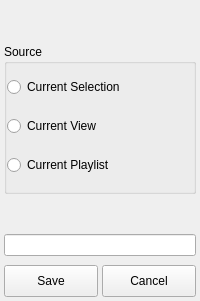
                    <widget class="QWidget" name="page_3">
                     <layout class="QVBoxLayout" name="verticalLayout_25">
                      <property name="spacing">
                       <number>0</number>
                      </property>
                      <property name="margin">
                       <number>4</number>
                      </property>
                      <item>
                       <spacer name="verticalSpacer_2">
                        <property name="orientation">
                         <enum>Qt::Vertical</enum>
                        </property>
                        <property name="sizeHint" stdset="0">
                         <size>
                          <width>20</width>
                          <height>40</height>
                         </size>
                        </property>
                       </spacer>
                      </item>
                      <item>
                       <widget class="QGroupBox" name="groupBox">
                        <property name="sizePolicy">
                         <sizepolicy hsizetype="Preferred" vsizetype="Expanding">
                          <horstretch>0</horstretch>
                          <verstretch>0</verstretch>
                         </sizepolicy>
                        </property>
                        <property name="minimumSize">
                         <size>
                          <width>0</width>
                          <height>150</height>
                         </size>
                        </property>
                        <property name="title">
                         <string>Source</string>
                        </property>
                        <layout class="QVBoxLayout" name="verticalLayout_26">
                         <property name="margin">
                          <number>0</number>
                         </property>
                         <item>
                          <widget class="QRadioButton" name="aListSourceSelection">
                           <property name="text">
                            <string>Current Selection</string>
                           </property>
                           <attribute name="buttonGroup">
                            <string>buttonGroup</string>
                           </attribute>
                          </widget>
                         </item>
                         <item>
                          <widget class="QRadioButton" name="aListSourceView">
                           <property name="text">
                            <string>Current View</string>
                           </property>
                           <attribute name="buttonGroup">
                            <string>buttonGroup</string>
                           </attribute>
                          </widget>
                         </item>
                         <item>
                          <widget class="QRadioButton" name="aListSourcePlaylist">
                           <property name="text">
                            <string>Current Playlist</string>
                           </property>
                           <attribute name="buttonGroup">
                            <string>buttonGroup</string>
                           </attribute>
                          </widget>
                         </item>
                        </layout>
                       </widget>
                      </item>
                      <item>
                       <spacer name="verticalSpacer">
                        <property name="orientation">
                         <enum>Qt::Vertical</enum>
                        </property>
                        <property name="sizeHint" stdset="0">
                         <size>
                          <width>20</width>
                          <height>40</height>
                         </size>
                        </property>
                       </spacer>
                      </item>
                      <item>
                       <widget class="KLineEdit" name="aNewListName">
                        <property name="clickMessage">
                         <string>New List Name</string>
                        </property>
                       </widget>
                      </item>
                      <item>
                       <widget class="QWidget" name="widget" native="true">
                        <layout class="QHBoxLayout" name="horizontalLayout_20">
                         <property name="spacing">
                          <number>4</number>
                         </property>
                         <property name="leftMargin">
                          <number>0</number>
                         </property>
                         <property name="rightMargin">
                          <number>0</number>
                         </property>
                         <property name="bottomMargin">
                          <number>0</number>
                         </property>
                         <item>
                          <widget class="QPushButton" name="saveAudioList">
                           <property name="sizePolicy">
                            <sizepolicy hsizetype="Expanding" vsizetype="Fixed">
                             <horstretch>0</horstretch>
                             <verstretch>0</verstretch>
                            </sizepolicy>
                           </property>
                           <property name="minimumSize">
                            <size>
                             <width>0</width>
                             <height>32</height>
                            </size>
                           </property>
                           <property name="text">
                            <string>Save</string>
                           </property>
                          </widget>
                         </item>
                         <item>
                          <widget class="QPushButton" name="aCancelSaveList">
                           <property name="sizePolicy">
                            <sizepolicy hsizetype="Expanding" vsizetype="Fixed">
                             <horstretch>0</horstretch>
                             <verstretch>0</verstretch>
                            </sizepolicy>
                           </property>
                           <property name="minimumSize">
                            <size>
                             <width>0</width>
                             <height>32</height>
                            </size>
                           </property>
                           <property name="text">
                            <string>Cancel</string>
                           </property>
                          </widget>
                         </item>
                        </layout>
                       </widget>
                      </item>
                     </layout>
                    </widget>
